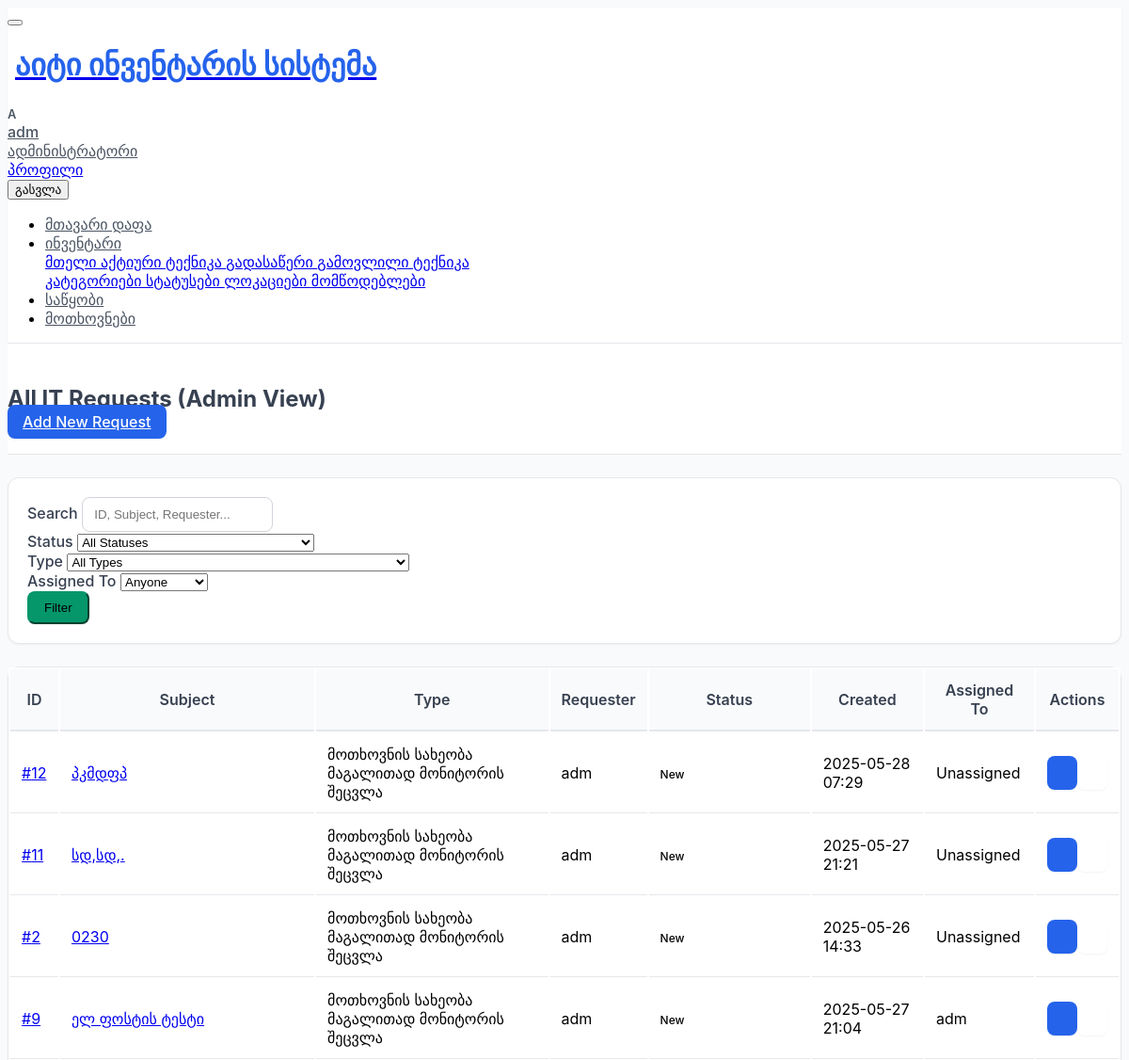
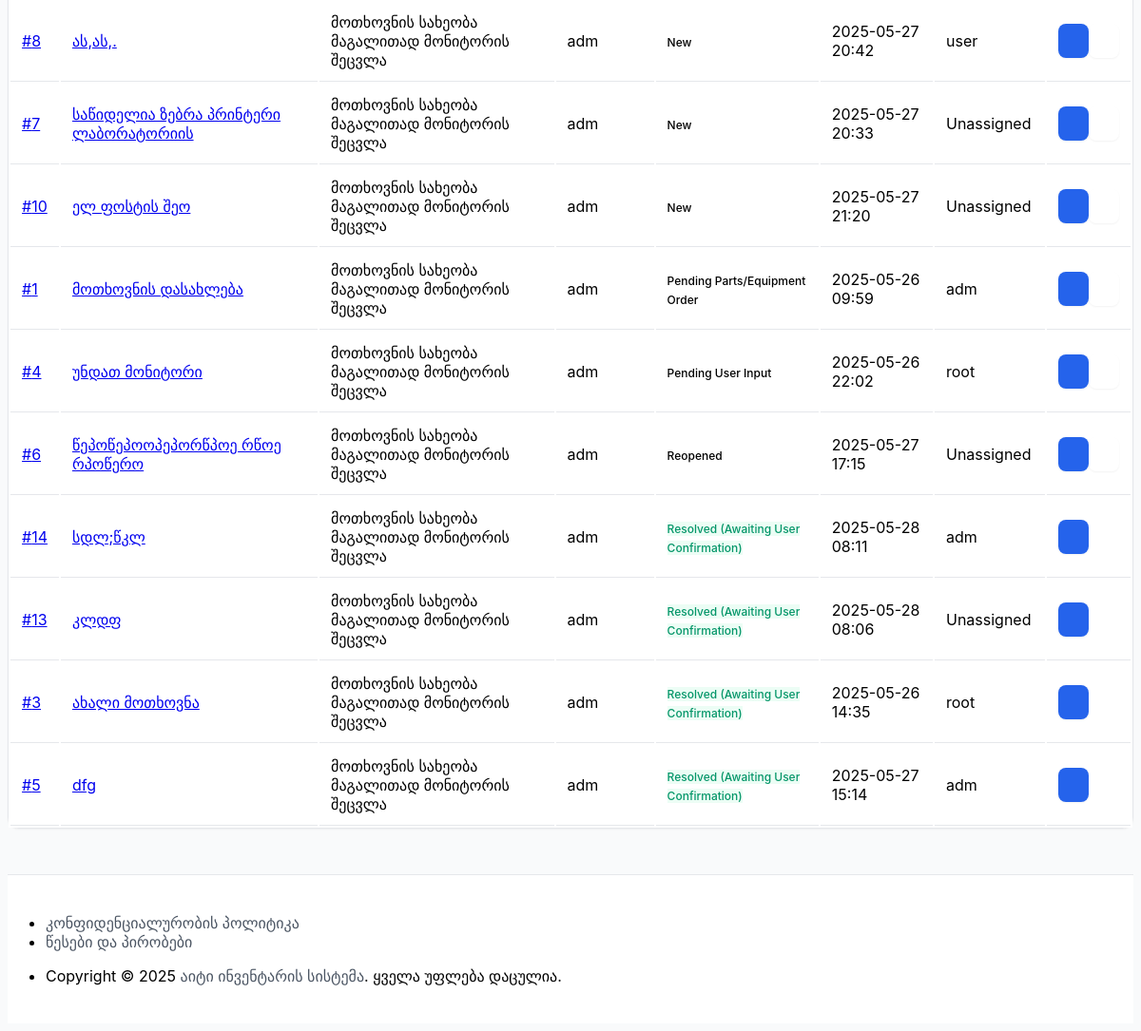
The app's page /requests/admin-list/ (signed in), older data (2 pictures, top to bottom).
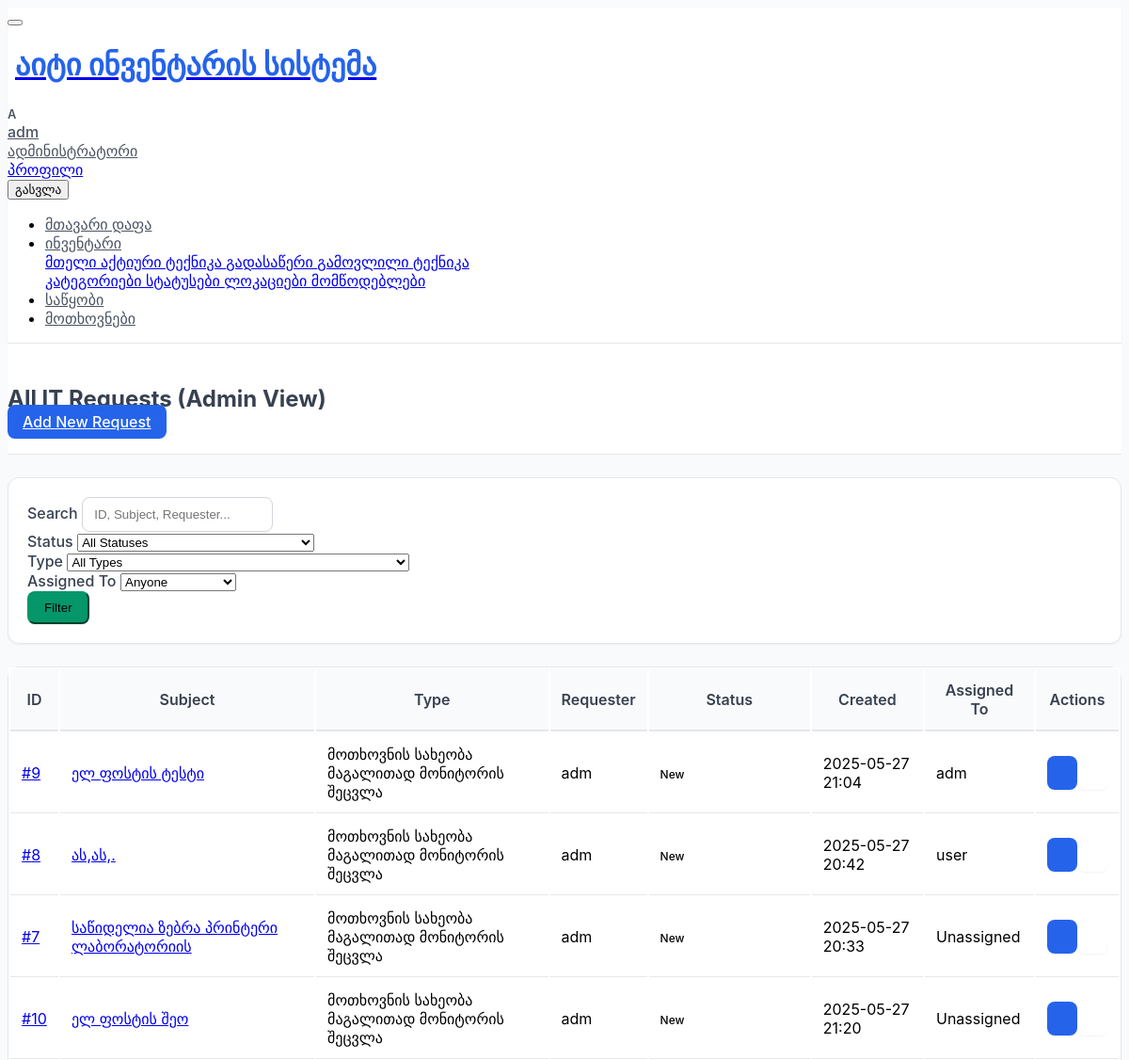
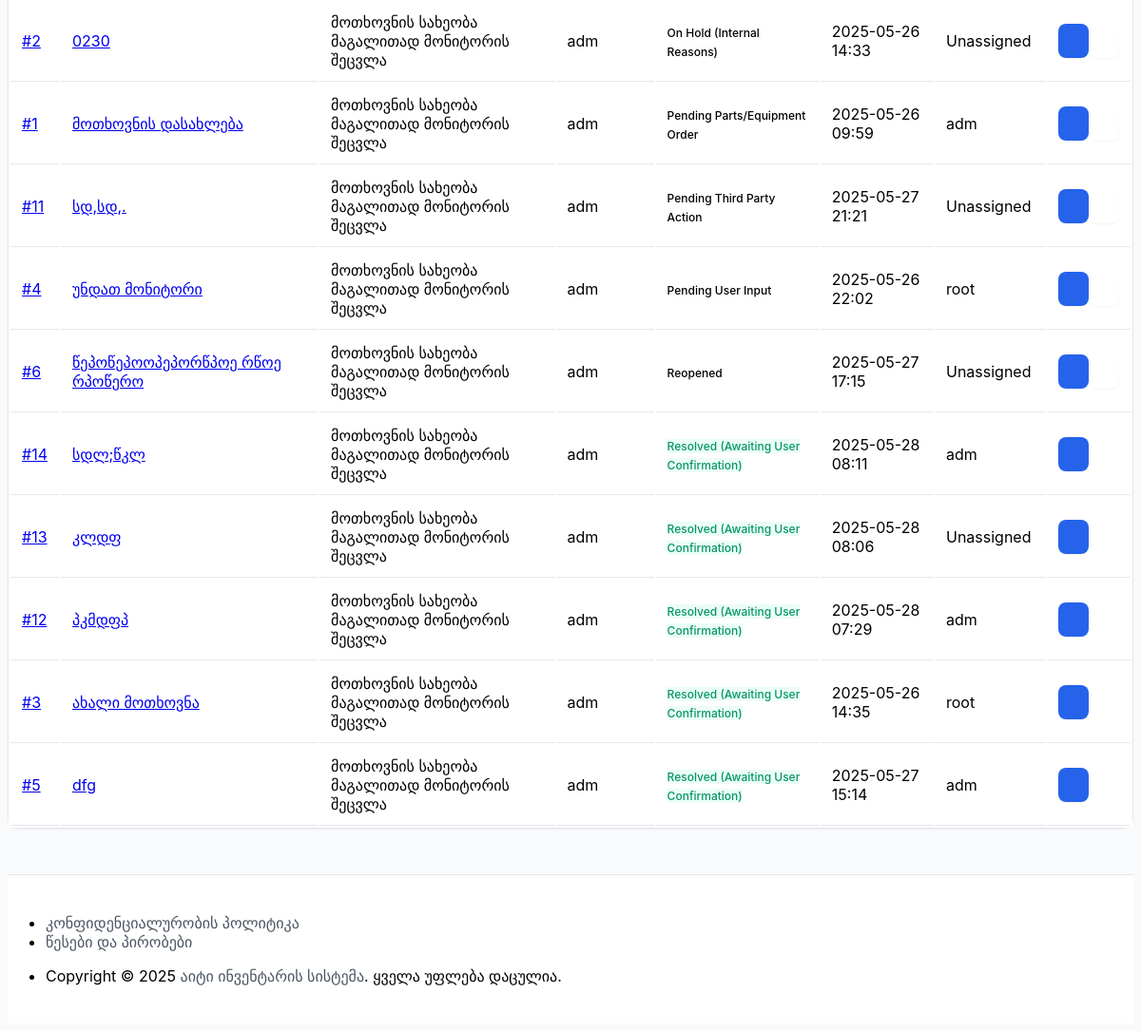
The same page, newer data (2 pictures, top to bottom).
### requests_app/models.py (models this page shows, shortened)
class Request(models.Model):
    STATUS_NEW = 'new'
    STATUS_ASSIGNED = 'assigned'
    STATUS_IN_PROGRESS = 'in_progress'
    STATUS_PENDING_USER_INPUT = 'pending_user_input'
    STATUS_PENDING_ORDER = 'pending_order'
    STATUS_PENDING_THIRD_PARTY = 'pending_third_party'
    STATUS_ON_HOLD_INTERNAL = 'on_hold_internal'
    STATUS_RESOLVED_AWAITING_CONFIRMATION = 'resolved_awaiting_confirmation'
    STATUS_CLOSED_CONFIRMED = 'closed_confirmed'
    STATUS_CLOSED_AUTO = 'closed_auto'
    STATUS_REOPENED = 'reopened'
    STATUS_REJECTED = 'rejected'
    STATUS_CANCELLED = 'cancelled'
    STATUS_CHOICES = [
        (STATUS_NEW, _('New')),
        (STATUS_ASSIGNED, _('Assigned')),
        (STATUS_IN_PROGRESS, _('In Progress')),
        (STATUS_PENDING_USER_INPUT, _('Pending User Input')),
        (STATUS_PENDING_ORDER, _('Pending Parts/Equipment Order')),
        (STATUS_PENDING_THIRD_PARTY, _('Pending Third Party Action')),
        (STATUS_ON_HOLD_INTERNAL, _('On Hold (Internal Reasons)')),
        (STATUS_RESOLVED_AWAITING_CONFIRMATION, _('Resolved (Awaiting User Confirmation)')),
        (STATUS_CLOSED_CONFIRMED, _('Closed (User Confirmed)')),
        (STATUS_CLOSED_AUTO, _('Closed (Auto-Closed)')),
        (STATUS_REOPENED, _('Reopened')),
        (STATUS_REJECTED, _('Rejected')),
        (STATUS_CANCELLED, _('Cancelled')),
    ]
    PRIORITY_LOW = 'low'
    PRIORITY_MEDIUM = 'medium'
    PRIORITY_HIGH = 'high'
    PRIORITY_CRITICAL = 'critical'
    PRIORITY_CHOICES = [
        (PRIORITY_LOW, _('Low')),
        (PRIORITY_MEDIUM, _('Medium')),
        (PRIORITY_HIGH, _('High')),
        (PRIORITY_CRITICAL, _('Critical')),
    ]
    subject = models.CharField(
        _("Subject"),
        max_length=255,
        help_text=_("მოთხოვნის მოკლე სათაური/შინაარსი.")
    )
    description = models.TextField(
        _("Detailed Description"),
        help_text=_("სრულად აღწერეთ საკითხი, საჭიროება ან მოთხოვნის მიზეზი. მიუთითეთ ნებისმიერი შეცდომის კოდი, დეტალი და ა.შ.")
    )
    request_type = models.ForeignKey(
        RequestType,
        verbose_name=_("Request Type"),
        on_delete=models.PROTECT,
        related_name='requests',
        help_text=_("აირჩიეთ მოთხოვნის შესაბამისი ტიპი.")
    )
    status = models.CharField(
        _("Status"),
        max_length=35,
        choices=STATUS_CHOICES,
        default=STATUS_NEW,
        help_text=_("მოთხოვნის მიმდინარე სტატუსი.")
    )
    priority = models.CharField(
        _("Priority"),
        max_length=20,
        choices=PRIORITY_CHOICES,
        default=PRIORITY_MEDIUM,
        help_text=_("აირჩიეთ მოთხოვნის პრიორიტეტი.")
    )
    requested_by = models.ForeignKey(
        settings.AUTH_USER_MODEL,
        verbose_name=_("Requested By"),
        on_delete=models.PROTECT,
        related_name='submitted_requests',
        help_text=_("მომხმარებელი, რომელმაც დაარეგისტრირა მოთხოვნა.")
    )
    request_location = models.ForeignKey(
        InventoryLocation,
        verbose_name=_("Request Location (Department/Room) (Optional)"),
        on_delete=models.SET_NULL,
        null=True,
        blank=True,
        related_name='location_requests',
        help_text=_("მიუთითეთ დეპარტამენტი, შენობა ან ოთახი, რომელსაც ეს მოთხოვნა ეხება.")
    )
    assigned_to = models.ForeignKey(
        settings.AUTH_USER_MODEL,
        verbose_name=_("Assigned To (IT Staff) (Optional)"),
        on_delete=models.SET_NULL,
        null=True,
        blank=True,
        related_name='assigned_requests',
        limit_choices_to={'is_staff': True},
        help_text=_("IT პერსონალი, რომელიც პასუხისმგებელია ამ მოთხოვნის შესრულებაზე.")
    )
    related_existing_equipment = models.ForeignKey(
        Equipment,
        verbose_name=_("Related Existing Equipment (Optional)"),
        on_delete=models.SET_NULL,
        null=True,
        blank=True,
        related_name='maintenance_or_issue_requests',
        help_text=_("თუ მოთხოვნა ეხება კონკრეტულ, სისტემაში უკვე არსებულ ტექნიკას (მაგ., შეკეთება), აირჩიეთ აქ.")
    )
    desired_completion_date = models.DateField(
        _("Desired Completion Date (Optional)"),
        null=True,
        blank=True,
        help_text=_("სასურველი დასრულების თარიღი, თუ არსებობს.")
    )
    created_at = models.DateTimeField(_("Date Submitted"), default=timezone.now, editable=False)
    date_assigned = models.DateTimeField(_("Date Assigned"), null=True, blank=True, editable=False)
    resolved_at = models.DateTimeField(_("Date Technically Resolved"), null=True, blank=True, editable=False)
    closed_at = models.DateTimeField(_("Date Closed"), null=True, blank=True, editable=False)
    updated_at = models.DateTimeField(_("Last Updated"), auto_now=True, editable=False)
    issued_equipment_items = models.ManyToManyField(
        Equipment,
        verbose_name=_("Issued Equipment Items (as a result of this request)"),
        blank=True,
        related_name='fulfilled_by_requests',
        help_text=_("ამ მოთხოვნის შესრულების შედეგად გაცემული ინდივიდუალური ტექნიკის ერთეულები.")
    )
    resolution_notes = models.TextField(
        _("Resolution Notes / IT Comments"),
        blank=True,
        null=True,
        help_text=_("IT პერსონალის შიდა კომენტარები მოთხოვნის შესრულების, უარყოფის ან შეჩერების მიზეზების შესახებ.")
    )
    _original_status = None
    _original_assigned_to_id = None
    def __init__(self, *args, **kwargs):
        super().__init__(*args, **kwargs)
        self._original_status = self.status
        self._original_assigned_to_id = self.assigned_to_id
    _status_badge_map = {
        STATUS_NEW: 'primary',
        STATUS_ASSIGNED: 'info',
        STATUS_IN_PROGRESS: 'cyan',
        STATUS_PENDING_USER_INPUT: 'orange',
        STATUS_PENDING_ORDER: 'yellow',
        STATUS_PENDING_THIRD_PARTY: 'lime',
        STATUS_ON_HOLD_INTERNAL: 'secondary',
        STATUS_RESOLVED_AWAITING_CONFIRMATION: 'success',
        STATUS_CLOSED_CONFIRMED: 'dark',
        STATUS_CLOSED_AUTO: 'dark',
        STATUS_REOPENED: 'indigo',
        STATUS_REJECTED: 'danger',
        STATUS_CANCELLED: 'secondary',
    }
    def get_status_badge_class(self):
        return f"bg-{self._status_badge_map.get(self.status, 'light text-dark')}-lt"
    @property
    def can_be_edited_by_staff(self):
        editable_statuses = [
            self.STATUS_NEW,
            self.STATUS_ASSIGNED,
            self.STATUS_IN_PROGRESS,
            self.STATUS_PENDING_USER_INPUT,
            self.STATUS_PENDING_ORDER,
            self.STATUS_PENDING_THIRD_PARTY,
            self.STATUS_ON_HOLD_INTERNAL,
            self.STATUS_REOPENED,
        ]
        return self.status in editable_statuses
    def get_absolute_url(self):
        return reverse('requests_app:request_detail', kwargs={'pk': self.pk})
    class Meta:
        ordering = ['-created_at', '-priority'] # Added priority
        verbose_name = _("IT Support Request")
        verbose_name_plural = _("IT Support Requests")
        permissions = [
            ("can_assign_request", _("Can assign IT requests to staff")),
            ("can_change_request_status_all", _("Can change status of ANY IT request")),
            ("can_view_all_requests", _("Can view all IT requests")),
            ("can_close_own_submitted_request", _("Can close/confirm own submitted IT requests as user")),
            ("can_reopen_request", _("Can reopen IT requests")),
            ("can_manage_issued_items", _("Can add/remove issued equipment/stock for a request")),
        ]

class RequestType(models.Model):
    name = models.CharField(
        _("Request Type Name"),
        max_length=100,
        unique=True,
        help_text=_("მოთხოვნის/სერვისის ტიპის დასახელება (მაგ., ახალი ტექნიკის მოთხოვნა, ტექნიკის შეკეთება, პროგრამული უზრუნველყოფის ინსტალაცია).")
    )
    description = models.TextField(
        _("Description (Optional)"),
        blank=True,
        null=True,
        help_text=_("მოთხოვნის ტიპის მოკლე აღწერა.")
    )
    class Meta:
        verbose_name = _("Request Type")
        verbose_name_plural = _("Request Types")
        ordering = ['name']

### requests_app/views.py (the view, shortened to what this page needs)
# urls.py: path('admin-list/', views.AdminRequestListView.as_view(), name='admin_request_list'),
class AdminRequestListView(StaffRequiredMixin, ListView): # Now inherits StaffRequiredMixin
    model = Request
    template_name = 'requests_app/request_admin_list.html'
    context_object_name = 'requests'
    paginate_by = 15
    def test_func(self): # Overrides StaffRequiredMixin's test_func for more specific check
        return super().test_func() and self.request.user.has_perm('requests_app.view_request')
    def get_queryset(self):
        queryset = Request.objects.select_related(
            'request_type',
            'requested_by',
            'assigned_to',
            'related_existing_equipment',
            'request_location'
        ).order_by('status', '-priority', '-created_at')
        search_query = self.request.GET.get('q', '').strip()
        status_filter = self.request.GET.get('status', '')
        type_filter = self.request.GET.get('type', '')
        assigned_to_filter = self.request.GET.get('assigned_to', '')
        if status_filter:
            queryset = queryset.filter(status=status_filter)
        if type_filter:
            queryset = queryset.filter(request_type_id=type_filter)
        if assigned_to_filter:
            if assigned_to_filter == 'unassigned':
                queryset = queryset.filter(assigned_to__isnull=True)
            else:
                queryset = queryset.filter(assigned_to_id=assigned_to_filter)
        return queryset
    def get_context_data(self, **kwargs):
        context = super().get_context_data(**kwargs)
        context['page_title'] = _("All IT Requests (Admin View)")
        context['status_choices_for_filter'] = Request.STATUS_CHOICES
        context['types_for_filter'] = RequestType.objects.all().order_by('name')
        context['staff_users_for_filter'] = User.objects.filter(is_staff=True).order_by('username')
        context['current_q'] = self.request.GET.get('q', '')
        context['current_status'] = self.request.GET.get('status', '')
        context['current_type'] = self.request.GET.get('type', '')
        context['current_assigned_to'] = self.request.GET.get('assigned_to', '')
        context['can_add_request'] = self.request.user.has_perm('requests_app.add_request')
        return context

### requests_app/views.py (called while the page is built)
    def test_func(self):
        return self.request.user.is_staff

### requests_app/templates/requests_app/request_admin_list.html (shortened to what the changed rows need)
{% extends "core/base.html" %}
{% load static i18n %}
{% block page_header_title %}
    {{ page_title|default:_("All IT Requests") }}
{% endblock page_header_title %}
{% block content %}
    {% if requests %}
        <div class="card">
            <div class="table-responsive">
                <table class="table table-vcenter card-table table-striped table-hover">
                    <thead>
                        <tr>
                            <th>{% trans "ID" %}</th>
                            <th>{% trans "Subject" %}</th>
                            <th>{% trans "Type" %}</th>
                            <th>{% trans "Requester" %}</th>
                            <th>{% trans "Status" %}</th>
                            <th>{% trans "Created" %}</th>
                            <th>{% trans "Assigned To" %}</th>
                            <th class="w-1">{% trans "Actions" %}</th>
                        </tr>
                    </thead>
                    <tbody>
                        {% for request_obj in requests %}
                        <tr>
                            <td><a href="{{ request_obj.get_absolute_url }}">#{{ request_obj.id }}</a></td>
                            <td>
                                <a href="{{ request_obj.get_absolute_url }}">
                                    {{ request_obj.subject|truncatewords:8 }}
                                </a>
                            </td>
                            <td>{{ request_obj.request_type.name|default:"-" }}</td>
                            <td>{{ request_obj.requested_by.get_full_name|default:request_obj.requested_by.username }}</td>
                            <td>
                                <span class="badge {{ request_obj.get_status_badge_class }}">{{ request_obj.get_status_display }}</span>
                            </td>
                            <td>{{ request_obj.created_at|date:"Y-m-d H:i" }}</td>
                            <td>
                                {% if request_obj.assigned_to %}
                                    {{ request_obj.assigned_to.get_full_name|default:request_obj.assigned_to.username }}
                                {% else %}
                                    {% trans "Unassigned" %}
                                {% endif %}
                            </td>                            <td>
                                <div class="btn-list flex-nowrap">
                                    <a href="{{ request_obj.get_absolute_url }}" class="btn btn-primary" title="{% trans "View Details" %}">
                                    </a>
                                    {% if user.is_staff and request_obj.can_be_edited_by_staff %}
                                    <a href="{% url 'requests_app:request_edit' pk=request_obj.pk %}" class="btn btn-secondary" title="{% trans "Edit Request" %}">
                                    </a>
                                    {% endif %}
                                </div>
                            </td>
                        </tr>
                        {% endfor %}
                    </tbody>
                </table>
            </div>
        </div>
    {% endif %}
{% endblock content %}

Row changes from the older to the newer data that the page shows:
changed Request id 2: status "New" → "On Hold (Internal Reasons)"; moves down the list
changed Request "სდ,სდ,.": status "New" → "Pending Third Party Action"; moves down the list
changed Request "პკმდფპ": status "New" → "Resolved (Awaiting User Confirmation)"; assigned_to.get_full_name (not shown) → "adm"; assigned_to_id empty → 1 (drawn); trans "Unassigned" → (not shown); moves down the list
